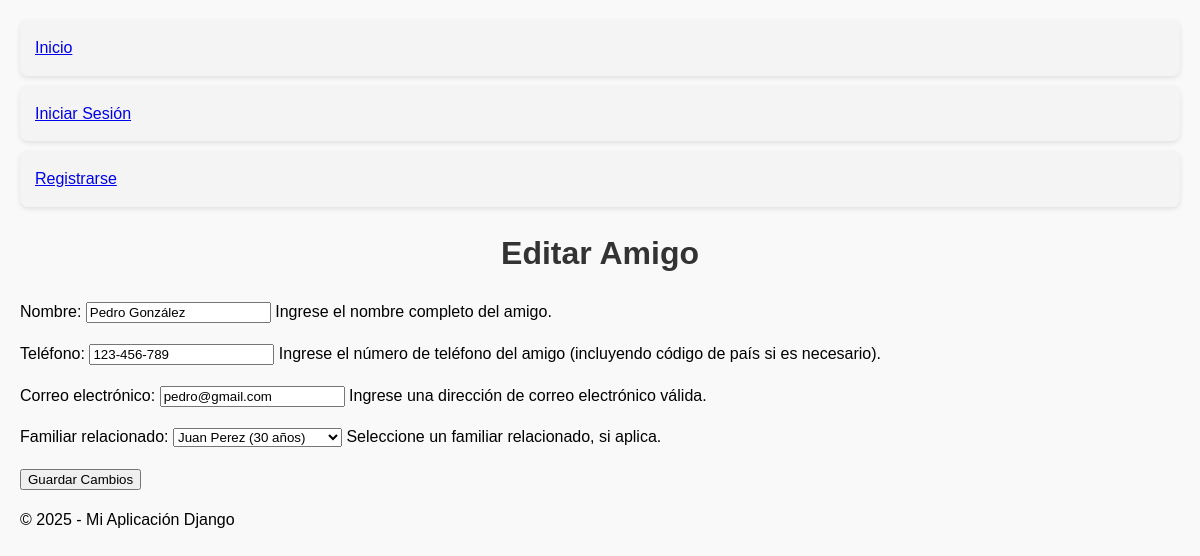
/familiares/amigos/editar/1/ (signed in), run on the app's committed database.
### familiares/models.py (models this page shows, shortened)
class Amigo(models.Model):
    nombre = models.CharField(
        max_length=100,
        verbose_name="Nombre",
        help_text="Ingrese el nombre completo del amigo."
    )
    telefono = models.CharField(
        max_length=15,
        validators=[RegexValidator(r'^\+?1?\d{9,15}$', "El número de teléfono debe tener entre 9 y 15 dígitos.")],
        verbose_name="Teléfono",
        help_text="Ingrese el número de teléfono del amigo (incluyendo código de país si es necesario)."
    )
    email = models.EmailField(
        verbose_name="Correo electrónico",
        help_text="Ingrese una dirección de correo electrónico válida."
    )
    familiar = models.ForeignKey(
        Familiar,
        on_delete=models.CASCADE,
        related_name='amigos',
        null=True,
        blank=True,
        verbose_name="Familiar relacionado",
        help_text="Seleccione un familiar relacionado, si aplica."
    )
    class Meta:
        verbose_name_plural = "Amigos"
        ordering = ['nombre']

class Familiar(models.Model):
    nombre = models.CharField(
        max_length=100,
        verbose_name="Nombre completo",
        help_text="Ingrese el nombre completo del familiar."
    )
    edad = models.IntegerField(
        validators=[MinValueValidator(0), MaxValueValidator(120)],
        verbose_name="Edad",
        help_text="Ingrese la edad del familiar (de 0 a 120 años)."
    )
    fecha_nacimiento = models.DateField(
        verbose_name="Fecha de nacimiento",
        help_text="Ingrese la fecha de nacimiento del familiar."
    )
    def __str__(self):
        return f"{self.nombre} ({self.edad} años)"
    class Meta:
        verbose_name_plural = "Familiares"
        ordering = ['nombre']

### familiares/views.py (the view)
# urls.py: path('amigos/editar/<int:pk>/', views.editar_amigo, name='editar_amigo'),
@login_required
def editar_amigo(request, pk):
    amigo = get_object_or_404(Amigo, pk=pk)
    if request.method == 'POST':
        form = AmigoForm(request.POST, instance=amigo)
        if form.is_valid():
            form.save()
            return redirect('lista_amigos')
    else:
        form = AmigoForm(instance=amigo)
    return render(request, 'familiares/editar_amigo.html', {'form': form})

### familiares/forms.py
class AmigoForm(forms.ModelForm):
    class Meta:
        model = Amigo
        fields = ['nombre', 'telefono', 'email', 'familiar']

### templates/familiares/editar_amigo.html (shortened to what this page needs)
{% extends "base.html" %}
{% block content %}
<div class="container">
    <h1>Editar Amigo</h1>
    <form method="post">
        {{ form.as_p }}
        <button type="submit" class="btn btn-primary">Guardar Cambios</button>
    </form>
</div>
{% endblock %}

### familiares/static/familiares/styles.css (style rules this page uses)
body { font-family: Arial, sans-serif; margin: 20px; background-color: #f9f9f9; line-height: 1.6; }
h1 { color: #333; text-align: center; margin-bottom: 20px; }

### data on the page
Amigo: nombre "Pedro González", telefono "123-456-789", email "pedro@gmail.com", familiar "Juan Perez (30 años)"
